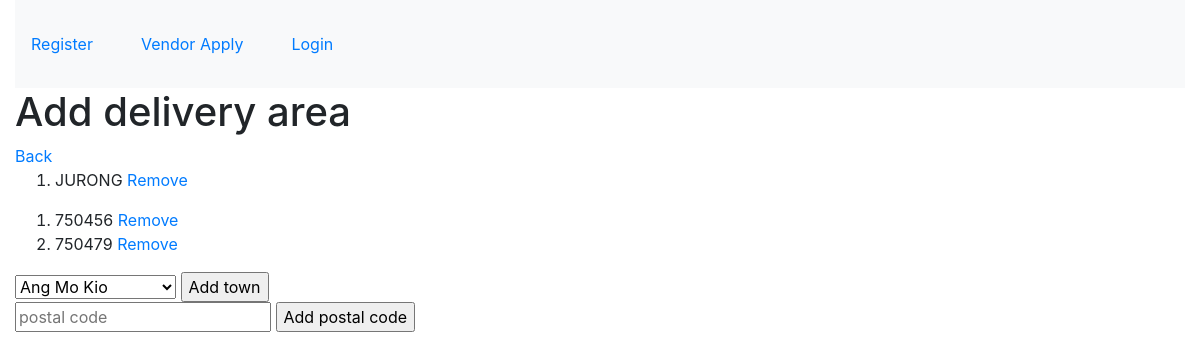
The page /vendor/profiles/2/delivery_area on the database as committed earlier.
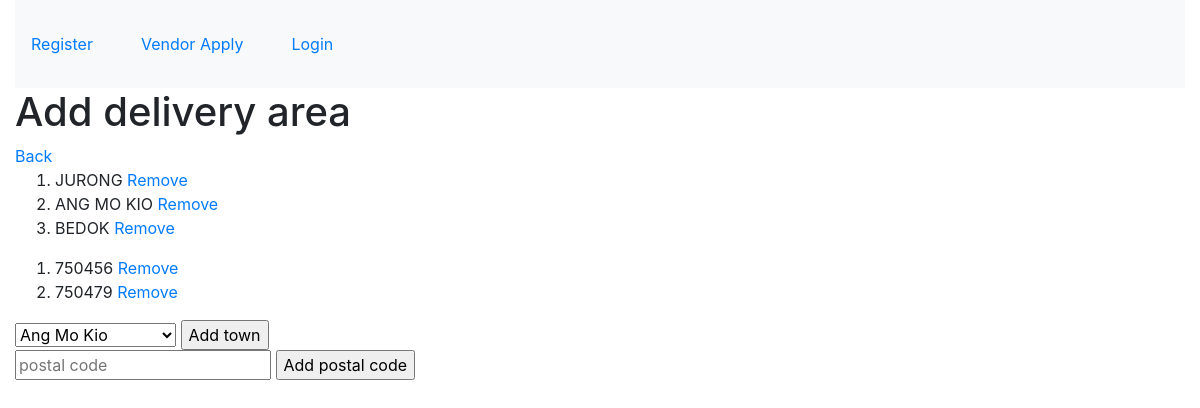
The same page on the database as committed later.
### vendor/models.py (models this page shows)
class VendorDeliveryTown(models.Model):
    town = models.CharField( max_length=100, null=False, blank=False)
    def __str__(self):
        return str(self.town)

class VendorDeliveryPostal(models.Model):
    postal_code = models.PositiveIntegerField( null=False, blank=False)
    def __str__(self):
        return str(self.postal_code)

### vendor/views.py (the view)
# urls.py: path('profiles/<vendor_profile_id>/delivery_area', vendor.views.create_delivery_area, name='create_delivery_area_route'),
def create_delivery_area(request, vendor_profile_id):
    if request.method == "POST":
        vendor_object = get_object_or_404(Vendor, pk=vendor_profile_id)
        try:
            town = request.POST["town"].upper()
            existing_town_number = VendorDeliveryTown.objects.filter(town=town).count()  # check if town already exist in VendorDeliveryTown table(0 means not exist yet)
            if existing_town_number == 0:
                f = VendorDeliveryTown.objects.create(town=town)  # create a new town object in VendorDeliveryTown table
                vendor_object.vendordeliverytown.add(f)  # add the town object into Vendor table's town manytomany field
            else:
                vendor_filter_by_town = Vendor.objects.filter(id=vendor_profile_id).filter(vendordeliverytown__town=town)
                if vendor_filter_by_town:
                    messages.warning(request, "Town already exists.")
                else:
                    existing_town_object = get_object_or_404(VendorDeliveryTown, town=town)
                    vendor_object.vendordeliverytown.add(existing_town_object)
        except:
            postal = request.POST["postal"]
            existing_postal = VendorDeliveryPostal.objects.filter(postal_code=postal).count()
            if existing_postal == 0:
                f = VendorDeliveryPostal.objects.create(postal_code=postal)
                vendor_object.vendordeliverypostal.add(f)
            else:
                vendor_filter_by_postal = Vendor.objects.filter(id=vendor_profile_id).filter(vendordeliverypostal__postal_code=postal)
                if vendor_filter_by_postal:
                    messages.warning(request, "Postal code already exists.")
                else:
                    existing_postal_object = get_object_or_404(VendorDeliveryPostal, postal_code=postal)
                    vendor_object.vendordeliverypostal.add(existing_postal_object)
        return redirect(reverse(create_delivery_area, kwargs={'vendor_profile_id': vendor_profile_id}))
    else:
        vendor_object = get_object_or_404(Vendor, pk=vendor_profile_id)
        towns = VendorDeliveryTown.objects.filter(vendor=vendor_object)
        postals = VendorDeliveryPostal.objects.filter(vendor=vendor_object)
        return render(request, "vendor/vendor_delivery_area.html", {
            "towns": towns,
            "postals": postals,
            "vendor_profile_id": vendor_profile_id
        })

### vendor/templates/vendor/vendor_delivery_area.html (shortened to what this page needs)
{% extends 'base_template.html' %}
{%block content%}
<h1> Add delivery area </h1>
<a href="{% url 'view_vendor_profiles_route' %}"> Back </a>
<ol>
{%for i in towns %}
 <li>{{i}} <a href="{% url 'remove_town_vendor_route' town_vendor_id=i.id vendor_profile_id=vendor_profile_id %}">Remove</a> </li>
{%endfor%}
</ol>
<ol>
{%for i in postals %}
 <li>{{i}} <a href="{% url 'remove_postal_vendor_route' postal_vendor_id=i.id vendor_profile_id=vendor_profile_id %}">Remove</a></li>
{%endfor%}
</ol>
<form method="POST">
    <select name="town">
        <option value="ANG MO KIO">Ang Mo Kio</option>
    </select>
    <input type="submit" value="Add town">
</form>
<form method="POST">
    <input type="text" placeholder="postal code" name="postal">
    <input type="submit" value="Add postal code">
</form>
{%endblock%}

Rows that differ between the two databases and show on the page:
added VendorDeliveryTown: town "ANG MO KIO"
added VendorDeliveryTown: town "BEDOK"
